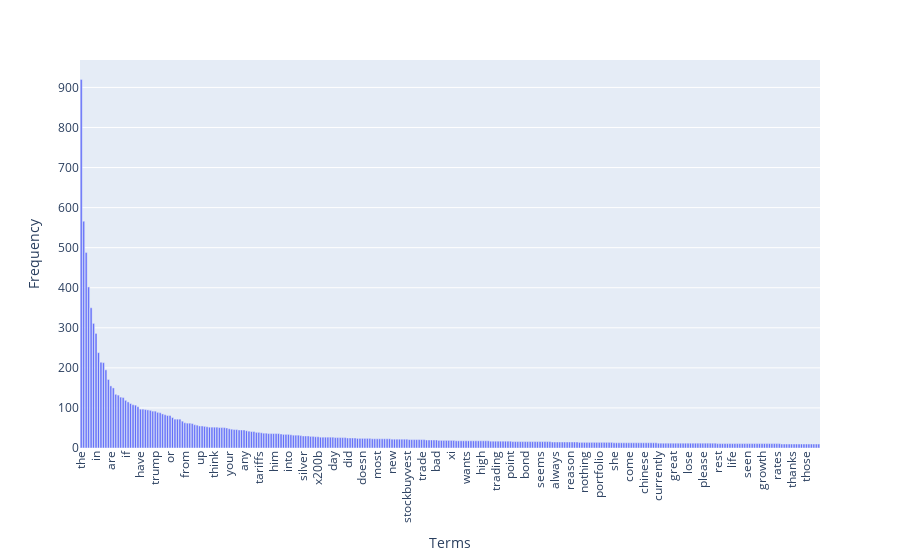

Notebook code for this chart:
### Code cell
import numpy as np
import plotly.express as px

sorted_idx = np.argsort(term_frequencies)[::-1]   # 由大到小排序
sorted_words = vocab[sorted_idx]
sorted_freqs = term_frequencies[sorted_idx]

fig = px.bar(
    x=sorted_words[:300],    
    y=sorted_freqs[:300],
    labels={'x': 'Terms', 'y': 'Frequency'}
)
fig.update_layout(xaxis_tickangle=-90)
fig.show()

### Figure 1 — Plotly figure (JSON) as saved in the notebook; plotly's stock layout.template omitted (floating-point values rounded to 4 significant figures; data arrays with more than 128 entries replaced by an {"elided": "..."} marker saying what was removed)
{"data": [{"hovertemplate": "Terms=%{x}<br>Frequency=%{y}<extra></extra>", "legendgroup": "", "marker": {"color": "#636efa", "pattern": {"shape": ""}}, "name": "", "orientation": "v", "showlegend": false, "textposition": "auto", "type": "bar", "x": {"elided": "300 str values"}, "xaxis": "x", "y": {"elided": "300 int values"}, "yaxis": "y"}], "layout": {"barmode": "relative", "legend": {"tracegroupgap": 0}, "margin": {"t": 60}, "xaxis": {"anchor": "y", "domain": [0, 1], "tickangle": -90, "title": {"text": "Terms"}}, "yaxis": {"anchor": "x", "domain": [0, 1], "title": {"text": "Frequency"}}}}
